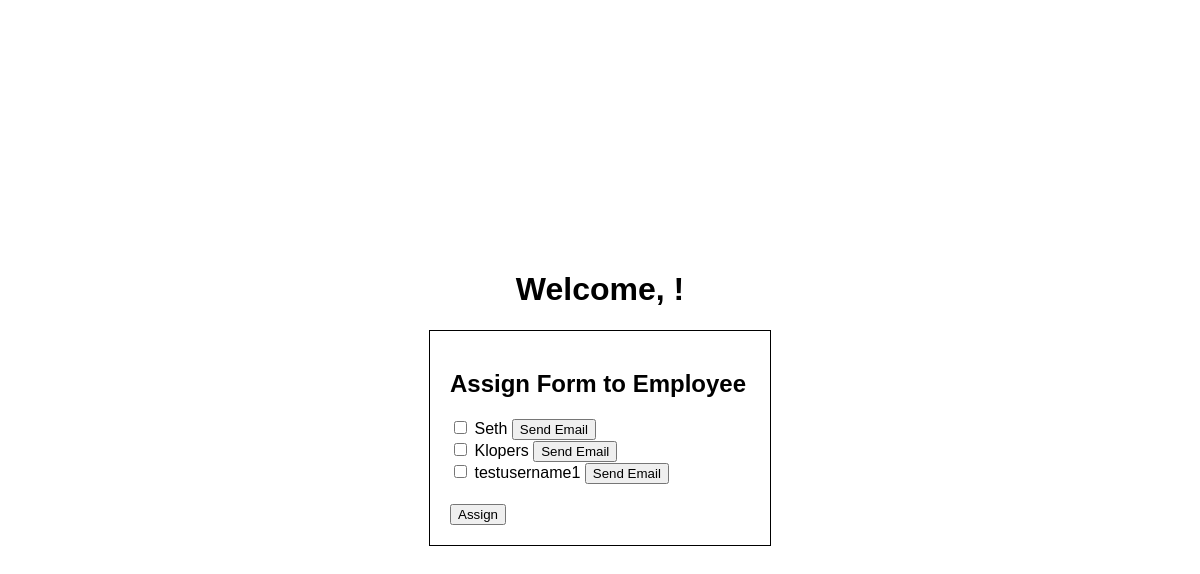
The page /form_assign/20/ on the database as committed earlier.
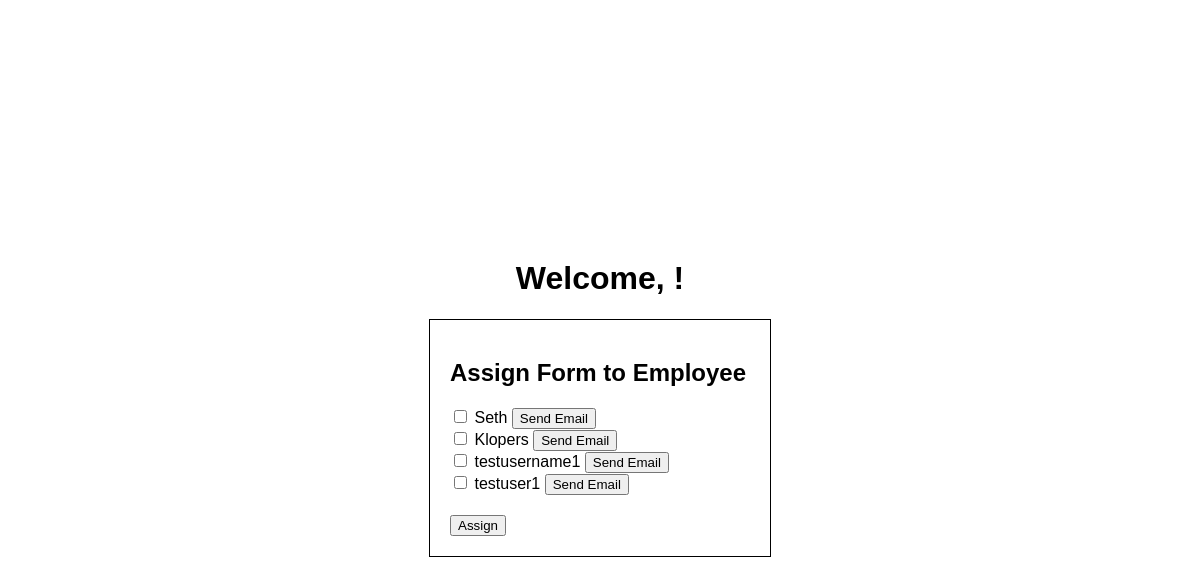
The same page on the database as committed later.
### formapp/models.py (models this page shows)
class Employee(models.Model):
    user = models.OneToOneField(User, on_delete=models.CASCADE)

### formapp/views.py (the view)
# urls.py: path('form_assign/<int:form_id>/', views.form_assignment, name='form_assignment'),
def form_assignment(request, form_id=None):
    if form_id is not None:
        form = get_object_or_404(Form, id=form_id)
        if request.method == 'POST':
            if 'send_email' in request.POST:
                employee_id = request.POST['send_email']
                try:
                    employee = Employee.objects.get(id=employee_id)
                    send_assignment_email(form, employee)
                    return redirect('admin_dashboard')
                except Employee.DoesNotExist:
                    return HttpResponse("Invalid employee id provided", status=400)
            employee_ids = request.POST.getlist('employees')
            employees = Employee.objects.filter(id__in=employee_ids)
            if employees:
                form.assigned_employees.add(*employees)
                return redirect('admin_dashboard')
            else:
                return HttpResponse("Invalid employee id(s) provided", status=400)
        else:
            employees = Employee.objects.all()
            return render(request, 'formapp/form_assignment.html', {'form': form, 'employees': employees})
    else:
        forms = Form.objects.all()
        return render(request, 'formapp/form_assignment.html', {'forms': forms})

### formapp/templates/formapp/form_assignment.html (shortened to what this page needs)
<!DOCTYPE html>
{% load static %}
<html>
<head>
</head>
<body>
    <h1>Welcome, {{ admin_name }}!</h1>
    {% if forms %}
        <h2>Select a Form to Assign</h2>
        {% for form in forms %}
            <div>
                <a href="{% url 'form_assignment' form.id %}">{{ form.title }}</a>
            </div>
        {% endfor %}
    {% else %}
        <form id="assign-form" method="post">
            <h2>Assign Form to Employee</h2>
            {% for employee in employees %}
                <div>
                    <input type="checkbox" name="employees" value="{{ employee.id }}" id="employee{{ employee.id }}">
                    <label for="employee{{ employee.id }}">{{ employee.user.username }}</label>
                    <button type="submit" name="send_email" value="{{ employee.id }}">Send Email</button>
                </div>
            {% endfor %}
            <input type="submit" value="Assign">
        </form>
    {% endif %}
</body>
</html>

Rows that differ between the two databases and show on the page:
added Employee: user.username "testuser1", {{ employee.id }} 13 (drawn)
